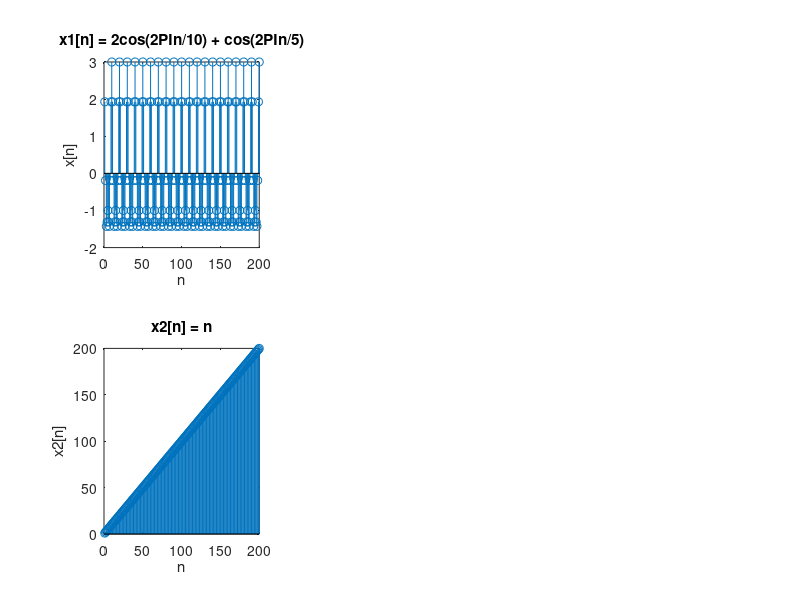

Recreate this plot in MATLAB. (Note: this script raises an error after producing the figure.)
%Experiment 3               Date: 4th February 2020
%Aim: Computation of DFT, IDFT and Linear & Circular Convolution

clc;
clear all;
close all;
N = 200;
x1 = zeros(1,N);
x2 = zeros(1,N);
for n=1:N
    x1(n) = 2*cos(2*pi*n/10) + cos(2*pi*n/5);
    x2(n) = n;
end
figure();
subplot(231);
stem(x1);
title("x1[n] = 2cos(2PIn/10) + cos(2PIn/5)");
xlabel n;
ylabel x[n];
subplot(234);
stem(x2);
title("x2[n] = n");
xlabel n;
ylabel x2[n];

%Finding the N-point DFT
X1 = dft(x1,N);
X2 = dft(x2,N);
subplot(232);
stem(X1);
title ("DFT of x1[n]");
xlabel n;
ylabel X1[n];
subplot(235);
stem(X2)
title ("DFT of x2[n]");
xlabel n;
ylabel X2[n];

%Finding the IDFT of the above
y1 = idft(X1,N);
y2 = idft(X2,N);
subplot(233);
stem(y1);
title ("IDFT of X1[n]");
xlabel n;
ylabel x1[n];
ylim([-2,3]);
subplot(236);
stem(y2);
title ("IDFT of X2[n]");
xlabel n;
ylabel x2[n];
ylim([0,200]);

%Linear and circular  convolution using dft and idft
a1 = [1 3 -2 4 7];
h1 = [3 1 21 -3];
n1 = length(a1);
m1 = length(h1);
N1 = n1 + m1 -1;
A1 = dft(a1,N1);
H1 = dft(h1,N1);
B1 = A1.*H1;
b1 = idft(B1,N1)
if(round(b1) == conv(a1,h1))
    disp("Linear Convolution correct")
end
cA1 = dft(a1,n1);
cH1 = dft(h1,n1);
cB1 = cA1.*cH1;
cb1 = idft(cB1,n1)
if(round(cb1) == round(cconv(a1,h1,n1)))
    disp("Circular convolution correct");
end

a2 = zeros(1,10);
h2 = zeros(1,10);
n2 = length(a2);
m2 = length(h2);
for i=1:n2
    a2(i) = i;
end
for i=1:m2
    h2(i) = power(0.5,i);
end
N2 = n2 + m2 -1;
A2 = dft(a2,N2);
H2 = dft(h2,N2);
B2 = A2.*H2;
b2 = idft(B2,N2)
if(round(b2,4) == round(conv(a2,h2),4))
    disp("Linear Convolution correct")
end
cA2 = dft(a2,n2);
cH2 = dft(h2,n2);
cB2 = cA2.*cH2;
cb2 = idft(cB2,n2)
if(round(cb2,4) == round(cconv(a2,h2,n2),4))
    disp("Circular convolution correct");
end

a3 = zeros(1,20);
h3 = zeros(1,20);
n3 = length(a3);
m3 = length(h3);
for i=1:n3
    a3(i) = sin(pi*i/20);
end
for i=1:m3
    h3(i) = power(0.25,i);
end
N3 = n3 + m3 -1;
A3 = dft(a3,N3);
H3 = dft(h3,N3);
B3 = A3.*H3;
b3 = idft(B3,N3)
if(round(b3,4) == round(conv(a3,h3),4))
    disp("Linear Convolution correct")
end
cA3 = dft(a3,n3);
cH3 = dft(h3,n3);
cB3 = cA3.*cH3;
cb3 = idft(cB3,n3)
if(round(cb3,4) == round(cconv(a3,h3,n3),4))
    disp("Circular convolution correct");
end